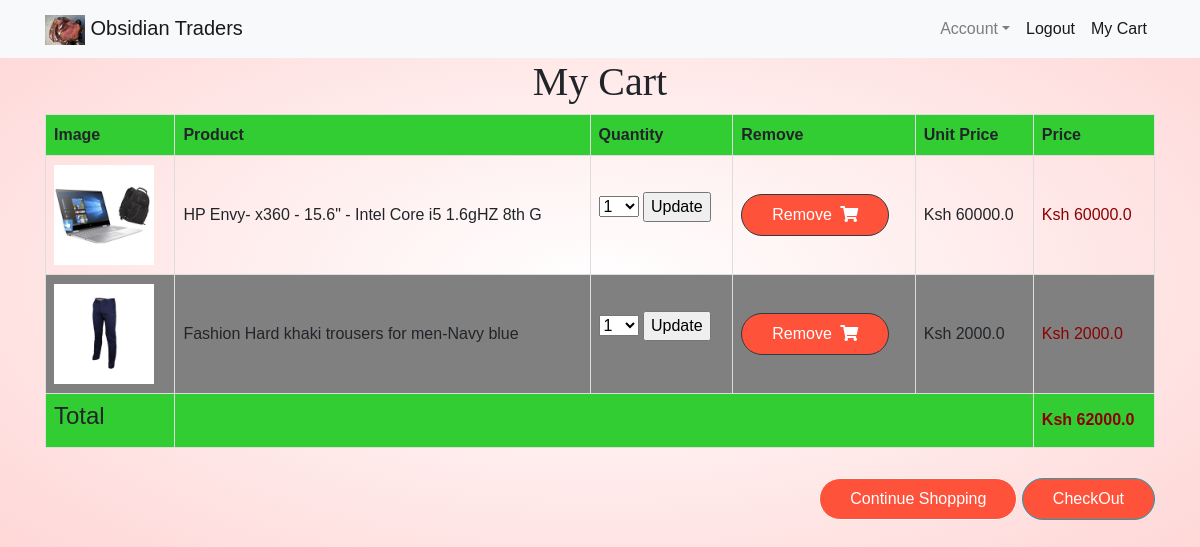
/obsidian/ecommerce/my-cart/ (signed in), run on the app's committed database.
### ecommerce_platform/models.py (models this page shows, shortened)
class OrderItem(models.Model):
	user=models.ForeignKey(User,on_delete=models.CASCADE)
	order_number=models.UUIDField(primary_key=True, default=uuid.uuid4, help_text='Unique Order Number for this Product')
	product=models.ForeignKey(Product,on_delete=models.CASCADE)
	order_invoice_code=models.CharField(max_length=10,blank=True,null=True)
	ordered=models.BooleanField(default=False)
	quantity=models.IntegerField(default=1)
	created_on=models.DateTimeField(auto_now_add=True)
	ordered_date=models.DateTimeField(null=True)
	delivered=models.BooleanField(default=False)
	can_comment=models.BooleanField(default=False)
	can_rate=models.BooleanField(default=False)
	order_item_total=models.FloatField(null=True)
	address=models.CharField(max_length=200,null=True)
	payment_type=models.CharField(max_length=20,null=True)
	commented=models.BooleanField(default=False)
	rated=models.BooleanField(default=False)
	def get_total(self):
		return self.product.price*self.quantity

class Product(models.Model):
	name=models.CharField(max_length=50)
	manufacturer=models.CharField(max_length=50,default="")
	units_available=models.PositiveIntegerField(null=True)
	price=models.FloatField(null=True)
	description=models.TextField()
	image=models.ImageField(upload_to ='images', default = 'images/none/no-image.png')
	added_on=models.DateTimeField(auto_now_add=True)
	slug=models.SlugField(default="", editable=False, max_length=50, null = False)
	categories=models.ManyToManyField(Category)
	"""CATEGORIES=(
			("SMARTPHONES","SMARTPHONES"),
			("CLOTHING","CLOTHING"),
			("HOME APPLIANCES","HOME APPLIANCES"),
			("COMPUTING","COMPUTING")
		)
	category = models.CharField(
        max_length=20,
        choices=CATEGORIES,
        blank=True,
        default='',
        help_text='Product Category'
    )"""
	class Meta:
		ordering=["-added_on"]
	def get_remove_from_cart_url(self):
		return reverse("ecommerce_platform:remove_from_cart",kwargs={
			"slug":self.slug
			}
			)

class Cart(models.Model):
	user=models.OneToOneField(User,on_delete=models.CASCADE,primary_key=True)
	order_items=models.ManyToManyField(OrderItem)
	invoice_code=models.CharField(max_length=20,blank=True,null=True)
	def get_total(self):
		total=0
		for item in self.order_items.all():
			total+=(item.product.price)*item.quantity
		return total

### ecommerce_platform/views.py (the view)
# urls.py: path("my-cart/",views.my_cart,name="cart"),
@login_required()
def my_cart(request):
	cart=Cart.objects.get(user=request.user)
	orders=cart.order_items.filter(
		ordered=False
		)
	for order in orders:
		setattr(order,"update_quantity_form",UpdateQuantityForm(initial={'quantity':order.quantity}))
	if orders.exists():
		r=Recommender()
		cart_products=[order.product for order in orders]
		recommended_products=r.suggest_products_for(cart_products,max_results=4)
		context={
			"cart":cart,
			"orders":orders,
			"recommended_products":recommended_products
		}
	else:
		context={
			"cart":cart,
			"orders":orders
		}
	return render(request,"cart.html",context)

### ecommerce_platform/recommender.py (called while the page is built)
	def get_product_key(self,id):
		return "product:{}:purchased_with".format(id)

	def suggest_products_for(self,products,max_results=6):
		product_ids=[p.id for p in products]
		if len(products)==1:
			suggestions=r.zrange(self.get_product_key(product_ids[0]),0,-1,desc=True)[:max_results]
		else:
			flat_ids="".join([str(id) for ids in product_ids])
			tmp_key="tmp_{}".format(flat_ids)
			keys=[self.get_product_key(id) for id in product_ids]
			r.zunionstore(tmp_key,keys)
			r.zrem(tmp_key,*product_ids)
			suggestions=r.zrange(tmp_key,0,-1,desc=True)[:max_results]
			r.delete(tmp_key)
		suggested_product_ids=[int(id) for id in suggestions]
		suggested_product=list(Product.objects.filter(id__in=suggested_product_ids))
		suggested_product.sort(key=lambda x:suggested_product_ids.index(x.id))
		return suggested_product

### templates/cart.html (shortened to what this page needs)
{% extends "base.html" %}
{% block page_content %}
<h1 class="headers">My Cart</h1>
{% load static %}
<link rel="stylesheet" type="text/css" href="{% static 'ecommerce_platform/styles.css'%}">
{% if orders.exists %}
	<table>
		<thead>
			<tr>
				<th>Image</th>
				<th>Product</th>
				<th>Quantity</th>
				<th>Remove</th>
				<th>Unit Price</th>
				<th>Price</th>
			</tr>
		</thead>
		<tbody>
			{% for order in orders %}
				<tr>
					<td>
						<img src="{{order.product.image.url}}" alt="" width="100">
					</td>
					<td>{{order.product.name}}</td>
					<td>
						<form action="{% url 'ecommerce_platform:update_cart_quantity' order.product.slug %}" method="POST" class="form-group">
      						{{order.update_quantity_form.quantity}}
      						<input type="submit" value="Update">
    					</form>
					</td>
					<td>
						<a href="{{order.product.get_remove_from_cart_url}}" class="btn btn-dark">
						Remove
						<i class="fas fa-shopping-cart ml-1"></i></a>
					</td>
					<td class=>Ksh {{order.product.price}}</td>
					<td class="num">Ksh {{order.get_total}}</td>
				</tr>
			{% endfor %}
			<tr>
				<th><h4>Total</h4></th>
				<th colspan="4"></th>
				<th class="num" >Ksh {{cart.get_total}}</th>
			</tr>
		</tbody>
	</table>
	<p class="text-right">
		<a class="btn btn-light" href="{% url 'ecommerce_platform:home' %}">Continue Shopping</a>
		<a class="btn btn-info" href="{% url 'ecommerce_platform:check_out' %}">CheckOut</a>
	</p>
	</div>
{% else %}
	<h1 class="no_cart_items">You do not have any items in cart</h1>
{% endif %}
{% endblock %}

### static/ecommerce_platform/styles.css (style rules this page uses)
body { font-family: 'Poppins', sans-serif; background: radial-gradient(#fff, #ffd6d6); }
table { font-family: arial, sans-serif; border-collapse: collapse; width: 100%; }
.num { color: rgb(139,0,0); }
tr:nth-child(even) { background-color: rgb(128,128,128); }
td,th { border: 1px solid #dddddd; text-align: left; padding: 8px; }
th { background-color: rgb(50,205,50); }
.headers { font-family: "Times New Roman", Times, serif; text-align: center; }
img { max-width: 200px; }
body { background-color: rgb(240,240,240); }
.btn { display: inline-block; background: #ff523b; color: #fff; padding: 8px 30px; margin: 30px 0; border-radius: 30px; transition: background 0.5s; }

### data on the page
OrderItem: product.image (picture), product.name "HP Envy- x360 - 15.6\" - Intel Core i5 1.6gHZ 8th G", product.price "60000.0", get_total "60000.0"
OrderItem: product.image (picture), product.name "Fashion Hard khaki trousers for men-Navy blue", product.price "2000.0", get_total "2000.0"
Cart: get_total "62000.0"
